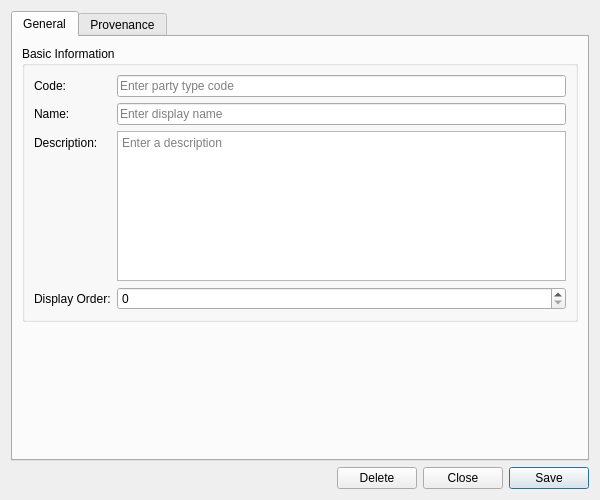
<?xml version="1.0" encoding="UTF-8"?>
<ui version="4.0">
 <class>PartyTypeDetailDialog</class>
 <widget class="QWidget" name="PartyTypeDetailDialog">
  <property name="geometry">
   <rect>
    <x>0</x>
    <y>0</y>
    <width>600</width>
    <height>500</height>
   </rect>
  </property>
  <property name="sizePolicy">
   <sizepolicy hsizetype="Preferred" vsizetype="Preferred">
    <horstretch>0</horstretch>
    <verstretch>0</verstretch>
   </sizepolicy>
  </property>
  <property name="minimumSize">
   <size>
    <width>600</width>
    <height>500</height>
   </size>
  </property>
  <property name="windowTitle">
   <string>Party Type Details</string>
  </property>
  <layout class="QVBoxLayout" name="verticalLayout">
   <item>
    <widget class="QTabWidget" name="tabWidget">
     <property name="currentIndex"><number>0</number></property>
     <widget class="QWidget" name="generalTab">
      <attribute name="title"><string>General</string></attribute>
      <layout class="QVBoxLayout" name="generalLayout">
       <item>
        <widget class="QGroupBox" name="basicInfoGroup">
         <property name="title">
          <string>Basic Information</string>
         </property>
         <layout class="QFormLayout" name="formLayout">
          <item row="0" column="0">
           <widget class="QLabel" name="labelCode">
            <property name="text">
             <string>Code:</string>
            </property>
           </widget>
          </item>
          <item row="0" column="1">
           <widget class="QLineEdit" name="codeEdit">
            <property name="placeholderText">
             <string>Enter party type code</string>
            </property>
            <property name="readOnly">
             <bool>true</bool>
            </property>
           </widget>
          </item>
          <item row="1" column="0">
           <widget class="QLabel" name="labelName">
            <property name="text">
             <string>Name:</string>
            </property>
           </widget>
          </item>
          <item row="1" column="1">
           <widget class="QLineEdit" name="nameEdit">
            <property name="placeholderText">
             <string>Enter display name</string>
            </property>
           </widget>
          </item>
          <item row="2" column="0">
           <widget class="QLabel" name="labelDescription">
            <property name="text">
             <string>Description:</string>
            </property>
           </widget>
          </item>
          <item row="2" column="1">
           <widget class="QPlainTextEdit" name="descriptionEdit">
            <property name="minimumSize">
             <size>
              <width>0</width>
              <height>80</height>
             </size>
            </property>
            <property name="maximumSize">
             <size>
              <width>16777215</width>
              <height>150</height>
             </size>
            </property>
            <property name="placeholderText">
             <string>Enter a description</string>
            </property>
           </widget>
          </item>
          <item row="3" column="0">
           <widget class="QLabel" name="labelDisplayOrder">
            <property name="text">
             <string>Display Order:</string>
            </property>
           </widget>
          </item>
          <item row="3" column="1">
           <widget class="QSpinBox" name="displayOrderEdit">
            <property name="minimum">
             <number>0</number>
            </property>
            <property name="maximum">
             <number>9999</number>
            </property>
           </widget>
          </item>
         </layout>
        </widget>
       </item>
       <item>
        <spacer name="verticalSpacer">
         <property name="orientation">
          <enum>Qt::Vertical</enum>
         </property>
         <property name="sizeHint" stdset="0">
          <size>
           <width>20</width>
           <height>40</height>
          </size>
         </property>
        </spacer>
       </item>
      </layout>
     </widget>
     <widget class="QWidget" name="provenanceTab">
      <attribute name="title"><string>Provenance</string></attribute>
      <layout class="QVBoxLayout" name="provenanceTabLayout">
       <item>
        <widget class="ores::qt::ProvenanceWidget" name="provenanceWidget" native="true"/>
       </item>
      </layout>
     </widget>
    </widget>
   </item>
   <item>
    <layout class="QHBoxLayout" name="buttonLayout">
     <item>
      <spacer name="horizontalSpacer">
       <property name="orientation">
        <enum>Qt::Horizontal</enum>
       </property>
       <property name="sizeHint" stdset="0">
        <size>
         <width>40</width>
         <height>20</height>
        </size>
       </property>
      </spacer>
     </item>
     <item>
      <widget class="QPushButton" name="deleteButton">
       <property name="text">
        <string>Delete</string>
       </property>
      </widget>
     </item>
     <item>
      <widget class="QPushButton" name="closeButton">
       <property name="text">
        <string>Close</string>
       </property>
      </widget>
     </item>
     <item>
      <widget class="QPushButton" name="saveButton">
       <property name="text">
        <string>Save</string>
       </property>
       <property name="default">
        <bool>true</bool>
       </property>
      </widget>
     </item>
    </layout>
   </item>
  </layout>
 </widget>
 <customwidgets>
  <customwidget>
   <class>ores::qt::ProvenanceWidget</class>
   <extends>QWidget</extends>
   <header>ores.qt/ProvenanceWidget.hpp</header>
  </customwidget>
 </customwidgets>
 <resources/>
 <connections/>
</ui>
